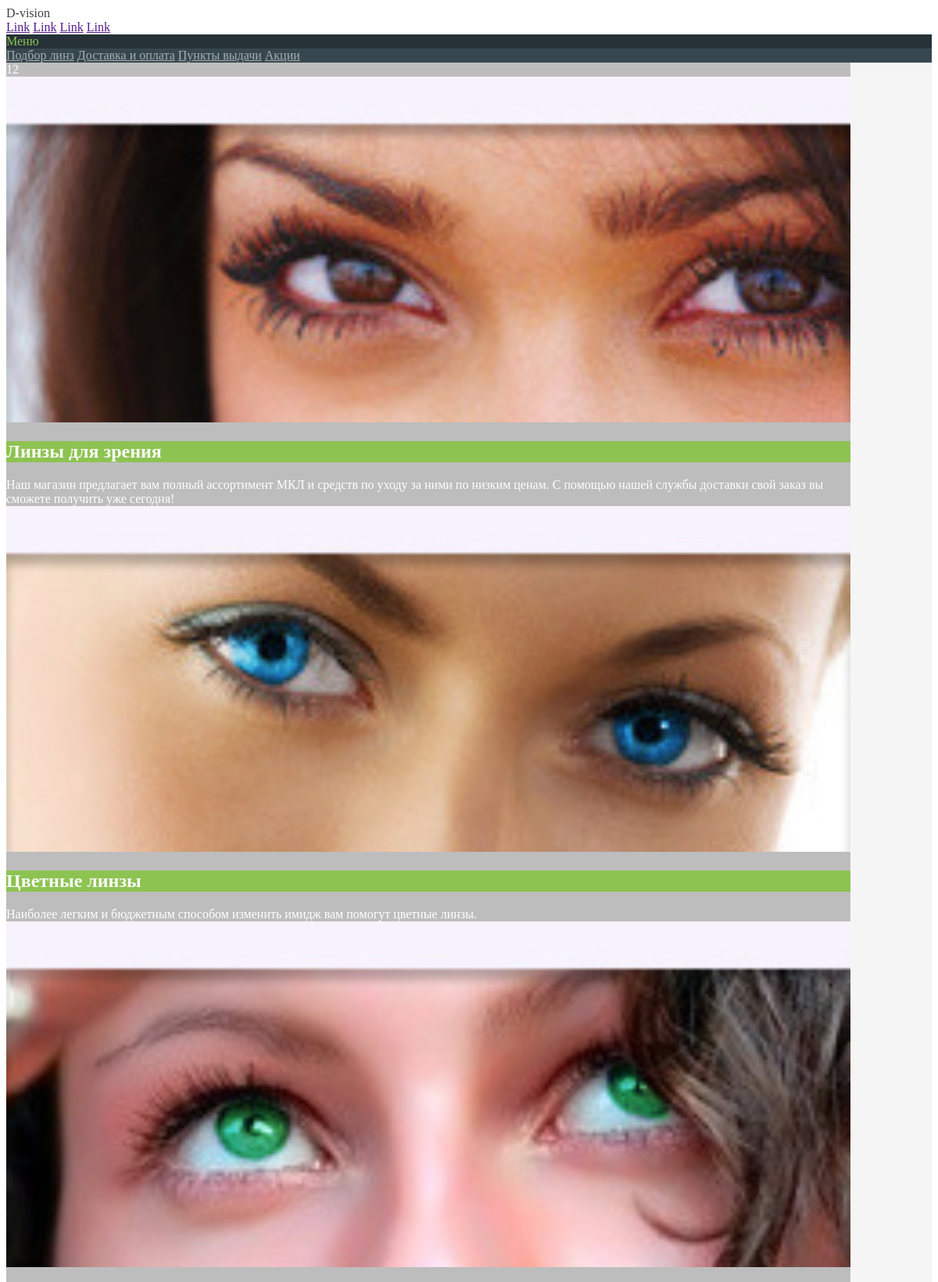
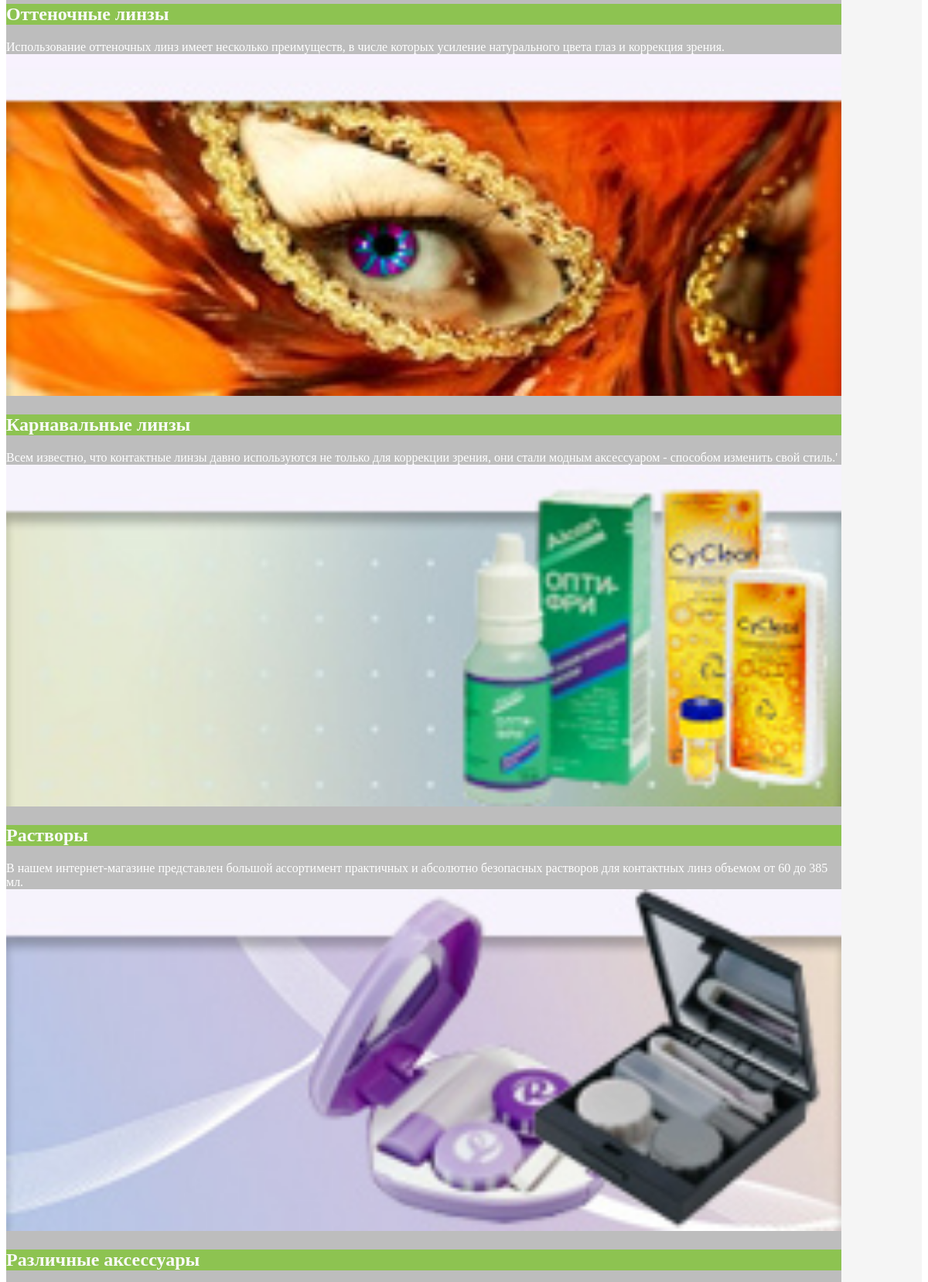
The page / (upper part) on the database its author committed (2 pictures, top to bottom).
### catalog/models.py (models this page shows, shortened)
class Sale_card(models.Model):
    picture = models.ImageField(upload_to='sale_cards/', blank=True)
    title = models.CharField(max_length=50, blank=True)
    text = models.CharField(max_length=300, blank=True)
    link = models.CharField(max_length=300, blank=True)

### catalog/views.py (the view)
# urls.py: url(r'^$', views.index, name='index'),
def index(request):
    context = {
        'sale_cards': Sale_card.objects.all()
    }
    return render_to_response("catalog/index.html", context)

### catalog/templates/catalog/index.html (shortened to what this page needs)
{% extends "base.html" %}
{% block content %}
<div class="mdl-grid">
    <div class="mdl-cell mdl-cell--12-col">12</div>
</div>
<div class="mdl-grid">
    {% for sale_card in sale_cards %}
    <div class="mdl-cell mdl-cell--3-col mdl-cell--4-col-tablet">
        <div class="mdl-card mdl-shadow--4dp">
            <a class="my-link" href="">
                <div class="mdl-card__media"><img src="{{ sale_card.picture.url }}" border="0"
                                                  alt="">
                </div>
                <div class="mdl-card__title">
                    <h2 class="mdl-card__title-text">{{ sale_card.title }}</h2>
                </div>
            </a>
            <div class="mdl-card__supporting-text">
                {{ sale_card.text }}
            </div>
        </div>
    </div>
    {% endfor %}
</div>
{% endblock %}

### templates/base.html (style rules this page uses)
.mdl-grid { max-width: 1080px; }
.mdl-cell { box-sizing: border-box; background-color: #BDBDBD; color: white; }
.mdl-card { width: 100%; height: 100%; }
.mdl-card__title { background-color: #8dc351; color: #fafafa; }
.mdl-card__media img { width: 100%; height: 100%; }
.my-link { text-decoration: none }

### rows shown on the page
Sale_card: picture (picture), title "Линзы для зрения", text "Наш магазин предлагает вам полный ассортимент МКЛ и средств по уходу за ними по низким ценам. С помощью нашей службы доставки свой заказ вы сможете получить уже сегодня!"
Sale_card: picture (picture), title "Цветные линзы", text "Наиболее легким и бюджетным способом изменить имидж вам помогут цветные линзы."
Sale_card: picture (picture), title "Оттеночные линзы", text "Использование оттеночных линз имеет несколько преимуществ, в числе которых усиление натурального цвета глаз и коррекция зрения."
Sale_card: picture (picture), title "Карнавальные линзы", text "Всем известно, что контактные линзы давно используются не только для коррекции зрения, они стали модным аксессуаром - способом изменить свой стиль.'"
Sale_card: picture (picture), title "Растворы", text "В нашем интернет-магазине представлен большой ассортимент практичных и абсолютно безопасных растворов для контактных линз объемом от 60 до 385 мл."
Sale_card: picture (picture), title "Различные аксессуары"
